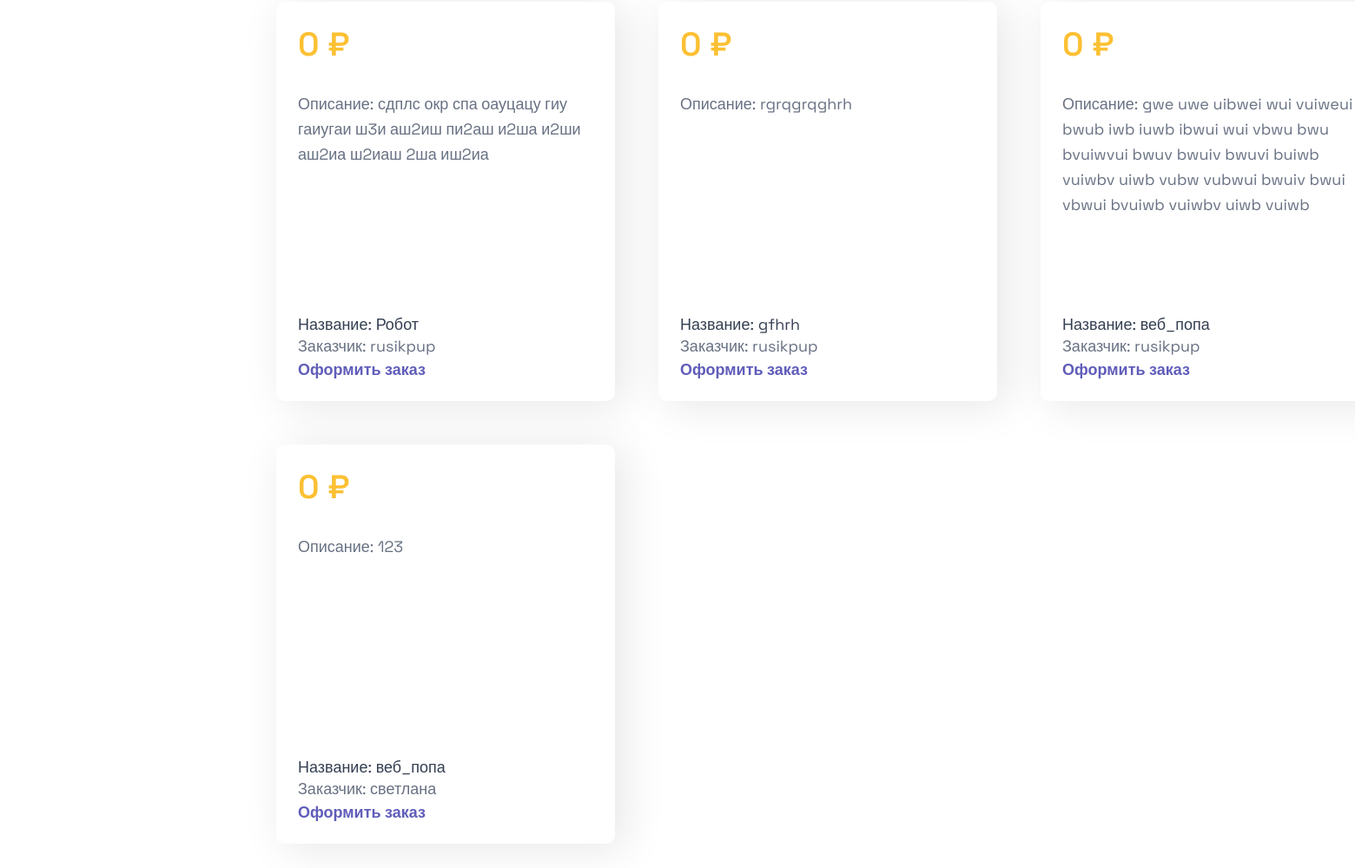
/admins (signed in, lower part), run on an earlier commit of the app's database.
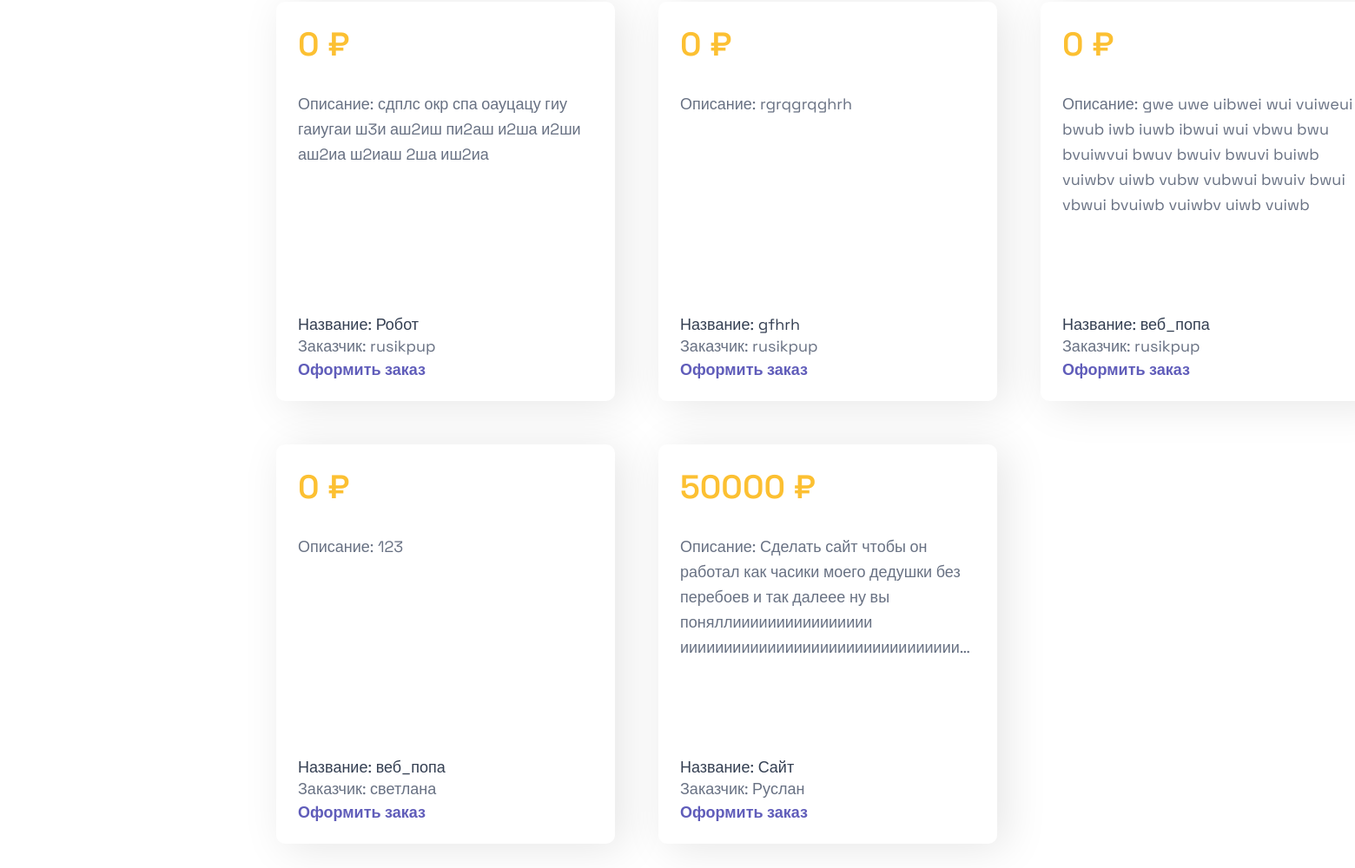
And on a later commit of the database.
### data/orders.py (models this page shows)
class Order(SqlAlchemyBase, UserMixin, SerializerMixin):
    __tablename__ = 'order'
    id = sqlalchemy.Column(sqlalchemy.Integer, primary_key=True, autoincrement=True)
    name_order = sqlalchemy.Column(sqlalchemy.String, nullable=True)
    text = sqlalchemy.Column(sqlalchemy.String, nullable=True)
    teg = sqlalchemy.Column(sqlalchemy.String, nullable=True)
    user_id = sqlalchemy.Column(sqlalchemy.Integer, sqlalchemy.ForeignKey("users.id"))
    if_finished = sqlalchemy.Column(sqlalchemy.Integer, nullable=True, default=False)
    is_paid = sqlalchemy.Column(sqlalchemy.String, nullable=True, default=False)
    date = sqlalchemy.Column(sqlalchemy.String, nullable=True, default=datetime.datetime.now)
    user = orm.relationship('User')

### data/users.py (models this page shows, shortened)
class User(SqlAlchemyBase, UserMixin, SerializerMixin):
    __tablename__ = 'users'
    id = sqlalchemy.Column(sqlalchemy.Integer, primary_key=True, autoincrement=True)
    login = sqlalchemy.Column(sqlalchemy.String, nullable=True)
    email = sqlalchemy.Column(sqlalchemy.String, index=True, unique=True, nullable=True)
    hashed_password = sqlalchemy.Column(sqlalchemy.String, nullable=True)
    position = sqlalchemy.Column(sqlalchemy.String, nullable=True)
    admin = sqlalchemy.Column(sqlalchemy.Integer, nullable=True)
    invitation_key = sqlalchemy.Column(sqlalchemy.String, nullable=True)
    orders = orm.relationship("Order", back_populates='user')

### server.py (the view)
@app.route("/admins")
def admins():
    db_sess = create_session()
    jobs = db_sess.query(Order).all()
    users = db_sess.query(User).all()
    names = {name.id: (name.login, name.position) for name in users}
    orders = db_sess.query(Order).all()
    order = {order.id: names[order.user_id][0] for order in orders}
    return render_template("admins.html", jobs=jobs, names=order, title='Работы')

### data/db_session.py (called while the page is built)
def create_session() -> Session:
    global __factory
    return __factory()

### server.py (called while the page is built)
@login_manager.user_loader
def load_user(user_id):
    db_sess = create_session()
    return db_sess.query(User).get(user_id)

### templates/admins.html (shortened to what this page needs)
<link href="static/css/main.css" rel="stylesheet" type="text/css"/>
{% if current_user.admin %}
{% block content %}
<div class="container">
    <div class="elements">
        {% for job in jobs %}
        <div class="elem not">
            <div class="dix">
                <h6>
                    {{ job.is_paid }} ₽<br>
                </h6>
                <p>Описание: {{ job.text }}</p>
            </div>
            <div class="eee">
                <div class="who">
                    <p class="fullname">Название: {{ job.name_order }}</p>
                    <p class="status">Заказчик: {{ names[job.id] }}</p>
                    <a class="oformyt" href="/admin_edit_order/{{ job.id }}">Оформить заказ</a>
                </div>
            </div>
        </div>
        {% endfor %}
    </div>
</div>
{% endblock %}
{% else %}
<h1 class="center">У вас нет доступа к данной странице</h1>
{% endif %}

What changed in the data, as far as the page shows it:
added Order: is_paid "50000", text "Сделать сайт чтобы он работал как часики моего дедушки без перебоев и так далеее ну вы поняллииииииииииииииии ииииииииииииииииииииииииииииииии…", name_order "Сайт"
added User: login "Руслан"
